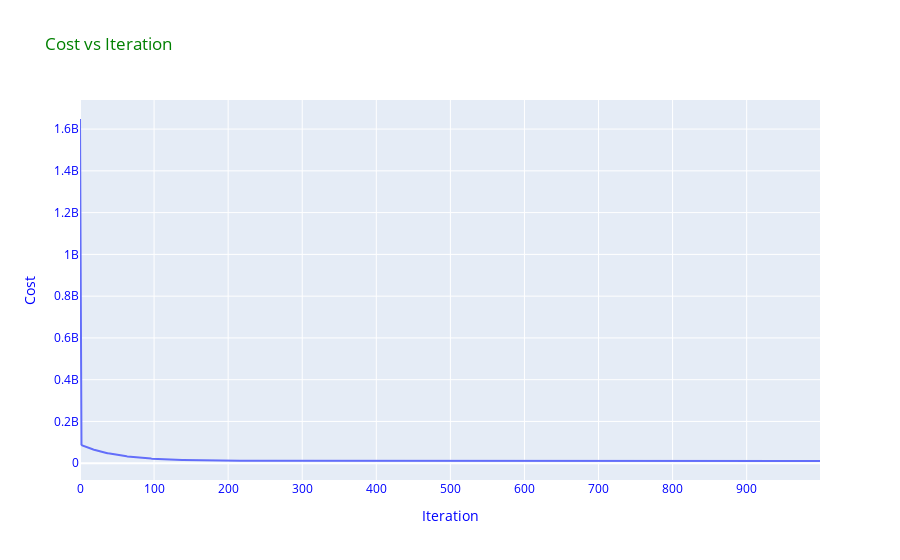

Notebook cell for this chart:
### Code cell
from linear_regression import LinearRegression, RegressionMetrics
lr = LinearRegression(learning_rate=0.01)
lr.fit(X_train,y_train,1000)

### Figure 1 — Plotly figure (JSON) as saved in the notebook; plotly's stock layout.template omitted (floating-point values rounded to 4 significant figures; data arrays with more than 128 entries replaced by an {"elided": "..."} marker saying what was removed)
{"data": [{"hovertemplate": "x=%{x}<br>y=%{y}<extra></extra>", "legendgroup": "", "line": {"color": "#636efa", "dash": "solid"}, "marker": {"symbol": "circle"}, "mode": "lines", "name": "", "orientation": "v", "showlegend": false, "type": "scatter", "x": {"elided": "1000 int values"}, "xaxis": "x", "y": {"elided": "1000 float values"}, "yaxis": "y"}], "layout": {"legend": {"tracegroupgap": 0}, "title": {"font": {"color": "green"}, "text": "Cost vs Iteration"}, "xaxis": {"anchor": "y", "color": "blue", "domain": [0, 1], "title": {"text": "Iteration"}}, "yaxis": {"anchor": "x", "color": "blue", "domain": [0, 1], "title": {"text": "Cost"}}}}
